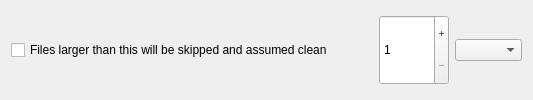
        <widget class="QFrame" name="frame01">
         <property name="frameShape">
          <enum>QFrame::NoFrame</enum>
         </property>
         <property name="frameShadow">
          <enum>QFrame::Raised</enum>
         </property>
         <layout class="QHBoxLayout" name="horizontalLayout">
          <item>
           <widget class="QCheckBox" name="filesLargerThanThisCheckBox">
            <property name="text">
             <string>Files larger than this will be skipped and assumed clean</string>
            </property>
           </widget>
          </item>
          <item>
           <spacer name="horizontalSpacer_2">
            <property name="orientation">
             <enum>Qt::Horizontal</enum>
            </property>
            <property name="sizeHint" stdset="0">
             <size>
              <width>40</width>
              <height>20</height>
             </size>
            </property>
           </spacer>
          </item>
          <item>
           <widget class="QSpinBox" name="filesLargerThanThisSpinBox">
            <property name="sizePolicy">
             <sizepolicy hsizetype="Minimum" vsizetype="Fixed">
              <horstretch>0</horstretch>
              <verstretch>0</verstretch>
             </sizepolicy>
            </property>
            <property name="minimumSize">
             <size>
              <width>70</width>
              <height>0</height>
             </size>
            </property>
            <property name="maximumSize">
             <size>
              <width>16777215</width>
              <height>70</height>
             </size>
            </property>
            <property name="buttonSymbols">
             <enum>QAbstractSpinBox::PlusMinus</enum>
            </property>
            <property name="minimum">
             <number>1</number>
            </property>
            <property name="maximum">
             <number>2048</number>
            </property>
           </widget>
          </item>
          <item>
           <widget class="QComboBox" name="filesLargerThanThisComboBox">
            <property name="sizePolicy">
             <sizepolicy hsizetype="Preferred" vsizetype="Fixed">
              <horstretch>0</horstretch>
              <verstretch>0</verstretch>
             </sizepolicy>
            </property>
            <property name="minimumSize">
             <size>
              <width>67</width>
              <height>0</height>
             </size>
            </property>
            <property name="maximumSize">
             <size>
              <width>70</width>
              <height>16777215</height>
             </size>
            </property>
            <item>
             <property name="text">
              <string/>
             </property>
            </item>
            <item>
             <property name="text">
              <string>K</string>
             </property>
            </item>
            <item>
             <property name="text">
              <string>M</string>
             </property>
            </item>
           </widget>
          </item>
         </layout>
        </widget>
